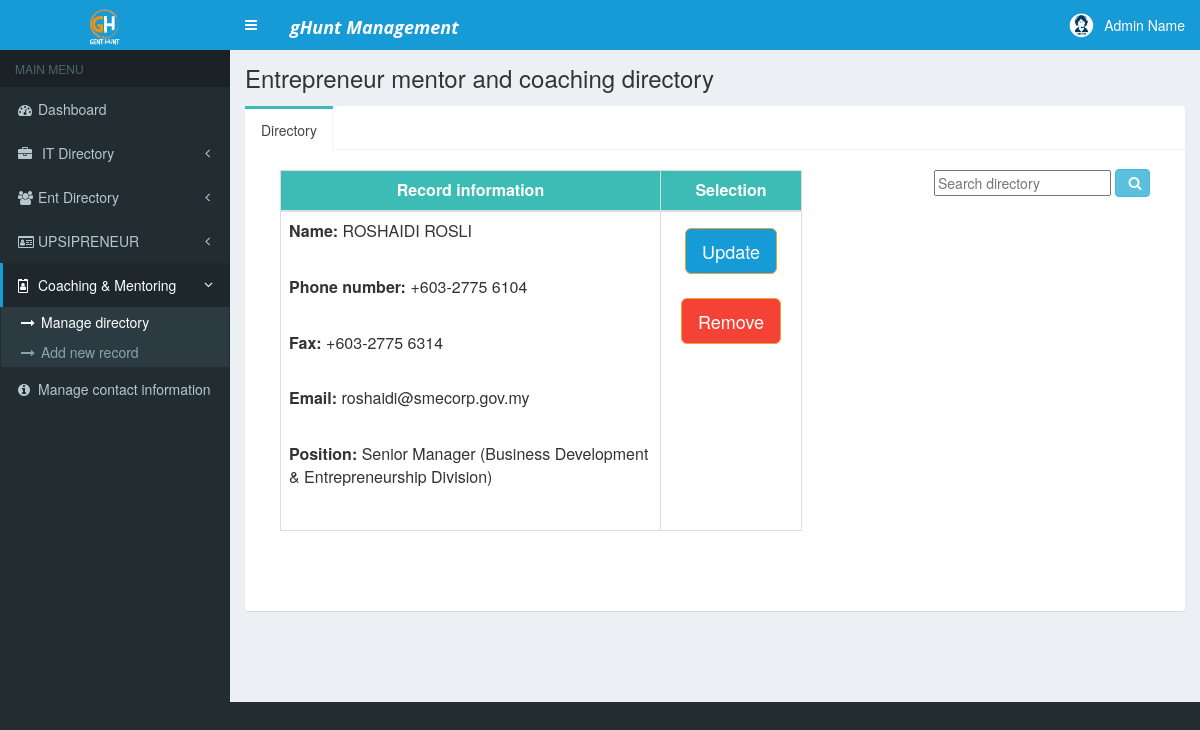
/ghunt/CMSlist.php (signed in), run on the app's committed database.
### ghunt/auth.php (called while the page is built, shortened)
<?php
	require('config.php');
	$idAdmin = $_SESSION['username'];
	$fullname = "SELECT * FROM admin WHERE id_admin='$idAdmin'";
	$result = mysqli_query($link, $fullname);
	$fn = mysqli_fetch_assoc($result);
?>

### ghunt/paginationCMS.php (called while the page is built, shortened)
<?php
	require("config.php");
    $search = null;
	$page_rows = 10;
	$pagenum = 1;
	$limit = 'LIMIT ' .($pagenum - 1) * $page_rows .',' .$page_rows;
	$nquery=mysqli_query($link,"SELECT * FROM `coach-mentor` WHERE name LIKE '%$search%' OR email LIKE '%$search%' OR position LIKE '%$search%' ORDER BY name ASC $limit");
?>

### ghunt/CMSlist.php (the view, shortened to what this page needs)
<?php
include("auth.php");
?>
<html>
<head>
    <link href="./style-file/bootstrap.min.css" rel="stylesheet" type="text/css">
    <link href="./style-file/font-awesome.min.css" rel="stylesheet" type="text/css">
    <link href="./style-file/ionicons.min.css" rel="stylesheet" type="text/css">
    <link href="./style-file/dataTables.bootstrap.css" rel="stylesheet" type="text/css">
    <link href="./style-file/AdminLTE.min.css" rel="stylesheet" type="text/css">
    <link href="./style-file/_all-skins.min.css" rel="stylesheet" type="text/css">
    <link href="./style-file/blue.css" rel="stylesheet" type="text/css">
    <link href="./style-file/custom.css" rel="stylesheet" type="text/css">
    <link rel="stylesheet" href="./style-file/datepicker3.css" type="text/css">
	<link rel="stylesheet" type="text/css" href="bootstrap/css/bootstrap.min.css" />
    <link rel="stylesheet" type="text/css" href="font-awesome/css/font-awesome.min.css" />
</head>
<body class="skin-blue sidebar-mini">
    <div class="wrapper">
        <header class="main-header" >
            <a href="dashboard.php" class="logo" style="background-color: #179BD7; color: #179BD7;">
            <span class="logo-lg">
                <img src="assets/img/logo_gh.png" width="60px" height="45px">
            </span>
            </a>
            <nav class="navbar navbar-static-top" role="navigation">
                <a href="#" class="sidebar-toggle" data-toggle="offcanvas" role="button" style="background-color: #179BD7;">
                    <div style="font-style: italic; font-family: 'Open Sans', sans-serif; font-size:large;font-weight:bold;color: white;margin-left:45px;margin-top:-20px;position:absolute;z-index:1;">
                        <p>gHunt Management</p>
                    </div>
                </a>
                <div class="navbar-custom-menu">
                    <ul class="nav navbar-nav">
                        <li class="dropdown user user-menu">
                            <a href="#" class="dropdown-toggle" data-toggle="dropdown">
                                <img src="images/logo/adminLogo.png" class="user-image" alt="">
                                <span class="hidden-xs"><?PHP echo $fn['name']; ?></span>
                            </a>
                        </li>
                    </ul>
                </div>
            </nav>
        </header>
        <aside class="main-sidebar">
            <section class="sidebar" style="height: auto;">
                <ul class="sidebar-menu">
                    <li class="header">MAIN MENU</li>
                    <li class="treeview">
                        <a href="dashboard.php">
                            <i class="fa fa-dashboard"></i><span>Dashboard</span>
                        </a>
                    </li>
					<li class="treeview">
                        <a href="#">
                            <i class="fa fa-briefcase"></i>  <span>IT Directory</span>
                            <i class="fa fa-angle-left pull-right"></i>
                        </a>
                    </li>
                    <li class="treeview">
                        <a href="#">
                            <i class="fa fa-users"></i><span>Ent Directory</span>
                            <i class="fa fa-angle-left pull-right"></i>
                        </a>
                    </li>
					<li class="treeview">
                        <a href="#">
                            <i class="fa fa-id-card-o"></i><span>UPSIPRENEUR</span>
                            <i class="fa fa-angle-left pull-right"></i>
                        </a>
                    </li>
					<li class="treeview active">
                        <a href="#">
                            <i class="fa fa-id-badge"></i><span>Coaching & Mentoring</span>
                            <i class="fa fa-angle-left pull-right"></i>
                        </a>
                        <ul class="treeview-menu" style="display: block;">
                            <li class="active">
                                <a href="CMlist.php">
                                    <i class="fa fa-long-arrow-right"></i>Manage directory</a>
                            </li>
                            <li class="">
                                <a href="CMadd.php">
                                    <i class="fa fa-long-arrow-right"></i>Add new record</a>
                            </li>
                        </ul>
                    </li>
					<li class="treeview">
                        <a href="mci.php">
                            <i class="fa fa-info-circle"></i><span>Manage contact information</span>
                        </a>
                    </li>
                </ul>
            </section>
        </aside>
        <div class="content-wrapper" style="min-height: 652px;">
            <section class="content-header">
                <h1>
					Entrepreneur mentor and coaching directory
				</h1>
            </section>
            <section class="content">
                <div class="row">
							<div class="col-md-12" style="float: left">
								<div class="nav-tabs-custom">
									<ul class="nav nav-tabs">
										<li class="active"><a href="#" data-toggle="tab" aria-expanded="true">Directory</a>
										</li>
									</ul>
									<div class="tab-content">
										<div class="tab-pane active" id="tab_1">
											<div class="box-body">
													<div id="div_tab1" class="col-md-12">
										<div>
											<form action="CMSlist.php" method="POST" style="float: right;">
												<input placeholder="Search directory" name="search" style="float:left">
												<button type="submit" name="searchdir" class="btn btn-info searchBtn button2" style="float: right; width: 16%"><i class="fa fa-search"></i></button>
											</form>
										</div>
											<table class="table table-bordered table-hover" style="float: left; box-sizing: border-box; width:60%">
												<tbody>
													<tr>
														<th class="text-center" style="width: 50%">Record information</th>
														<th class="text-center" style="width: 10%">Selection</th>
													</tr>
												</tbody>
												<tbody id="table" >
													<?php
													require('paginationCMS.php');
													if (mysqli_num_rows($nquery) > 0) {
														while($crow = mysqli_fetch_array($nquery)) {
															echo '<tr>
																	<td class="text-left">
																	<p><strong>Name:</strong> '.$crow["name"].'</p><br>
																	<p><strong>Phone number:</strong> '.$crow["phone"].'</p><br>
																	<p><strong>Fax:</strong> '.$crow["fax"].'</p><br>
																	<p><strong>Email:</strong> '.$crow["email"].'</p><br>
																	<p><strong>Position:</strong> '.$crow["position"].'</p><br>
																	<td class="text-center" >
																	<form action="updateCM.php" method="POST">
																		<input type="hidden" name="idcm" value="'.$crow["idcm"].'">
																		<input type="hidden" name="name" value="'.$crow["name"].'">
																		<input type="hidden" name="phone" value="'.$crow["phone"].'">
																		<input type="hidden" name="fax" value="'.$crow["fax"].'">
																		<input type="hidden" name="email" value="'.$crow["email"].'">
																		<input type="hidden" name="position" value="'.$crow["position"].'">
																		<button type="submit" name="submitUp" style="background-color: #179BD7; width:auto;" class="btn btn-warning btn-lg">Update</button>
																	</form>
																	<form action="removeITrecord.php" method="post" onsubmit="return confirm(\'Delete this record?\');">
																		<input type="hidden" name="delCM" value="'.$crow["idcm"].'">
																		<button type="submit" class="btn btn-warning btn-lg" style="background-color: #f44336; width:auto;">Remove</button>
																	</form>
																 </tr>';
														}
													}
													else {
														echo "<center><strong>No record</strong></center>";
													}
													?>
												</tbody>
											</table>
													</div>
											</div>
											<br>
											<br>
										</div>
									</div>
								</div>
							</div>
                </div>
            </section>
        </div>
    </div>
</body>
</html>

### ghunt/style-file/custom.css (style rules this page uses)
th { background-color: #3cbcb5; color: white; }

### ghunt/CMSlist.php (style rules this page uses)
.searchBtn { margin-top: -1px; width:3%; float:right; }
button { background-color: #4CAF50; color: white; padding: 14px 20px; margin: 8px 0; border: none; cursor: pointer; width: 54%; }

### data on the page
coach-mentor: name "ROSHAIDI ROSLI", phone "+603-2775 6104", fax "+603-2775 6314", email "roshaidi@smecorp.gov.my", position "Senior Manager (Business Development & Entrepreneurship Division)"

### other printed values
$fn['name'] "Admin Name"
